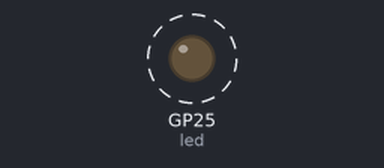
The program below on a simulated Raspberry Pi Pico running MicroPython. On the bench: output pins drawn as LEDs (lit = HIGH). Dashed ring = blinking.

Above: at 0.2 s.
Timing chart, 0 to 3.0 s (numbered marks = the images above):
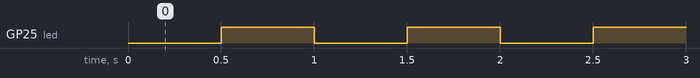

Measured:
- by itself, GP25 (led): alternates HIGH for 0.50 s and LOW for 0.50 s

The program:

p11a-blinking_onboard_LED_timer.py
```python
from machine import Pin, Timer

led = Pin(25, Pin.OUT)

led_state = 0

def blink_led(timer):
    global led_state
    if led_state == 0:
        led_state = 1
    else:
        led_state = 0
    led.value(led_state)

timer = Timer()
timer.init(period=500, mode=Timer.PERIODIC, callback=blink_led)

while True:
    pass
```
